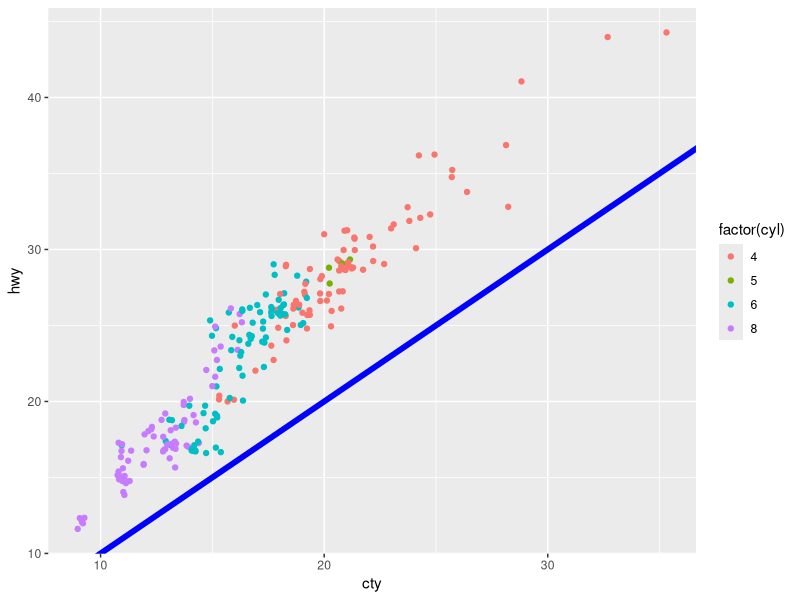
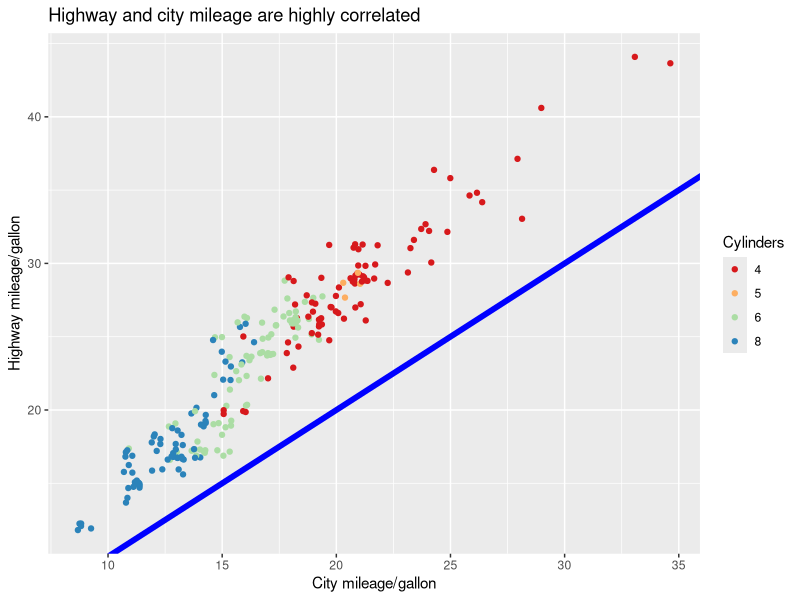
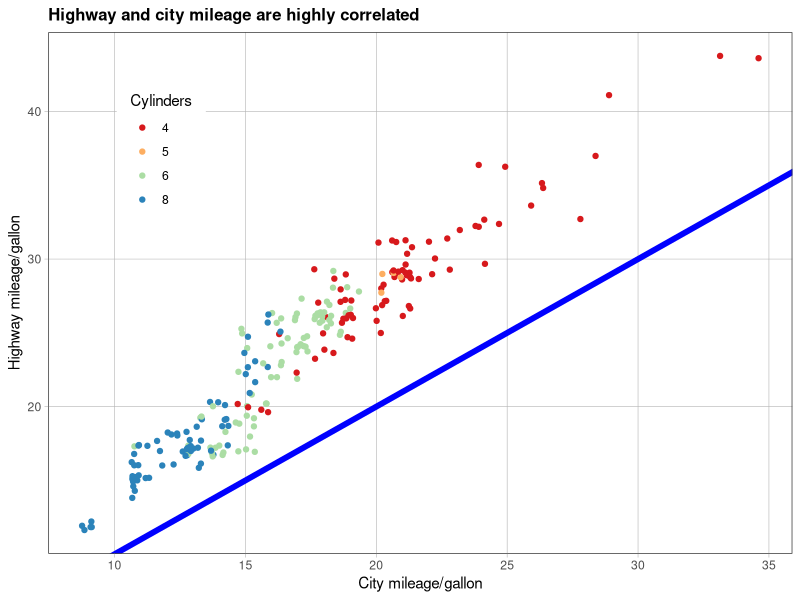

Write R code to recreate these figures, in order.
## ---- chunk 1
library(ggplot2)
base <- ggplot(mpg, aes(cty, hwy, color = factor(cyl))) +
  geom_jitter() + 
  geom_abline(colour = "blue", linewidth = 2)
base
## ---- chunk 2
labelled <- base +
  labs(
    x = "City mileage/gallon",
    y = "Highway mileage/gallon",
    colour = "Cylinders",
    title = "Highway and city mileage are highly correlated"
  ) +
  scale_colour_brewer(type = "seq", palette = "Spectral")
labelled
## ---- chunk 3
styled <- labelled +
  theme_bw() + 
  theme(
    plot.title = element_text(face = "bold", size = 12),
    legend.background = element_rect(
      fill = "white", 
      linewidth = 4, 
      colour = "white"
    ),
    legend.justification = c(0, 1),
    legend.position = c(0.1, .9),
    axis.ticks = element_line(colour = "grey70", linewidth = 0.2),
    panel.grid.major = element_line(colour = "grey70", linewidth = 0.2),
    panel.grid.minor = element_blank()
  )
styled
